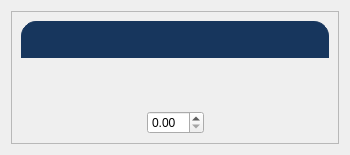
<?xml version="1.0" encoding="UTF-8"?>
<ui version="4.0">
 <class>Form</class>
 <widget class="QWidget" name="Form">
  <property name="geometry">
   <rect>
    <x>0</x>
    <y>0</y>
    <width>350</width>
    <height>155</height>
   </rect>
  </property>
  <property name="windowTitle">
   <string>Form</string>
  </property>
  <layout class="QVBoxLayout" name="verticalLayout_2">
   <item>
    <layout class="QVBoxLayout" name="verticalLayout">
     <item>
      <widget class="QFrame" name="frame">
       <property name="frameShape">
        <enum>QFrame::StyledPanel</enum>
       </property>
       <property name="frameShadow">
        <enum>QFrame::Raised</enum>
       </property>
       <layout class="QVBoxLayout" name="verticalLayout_4">
        <item>
         <layout class="QVBoxLayout" name="MainVertLayout">
          <item>
           <widget class="PyDMLabel" name="TitleLabel">
            <property name="toolTip">
             <string/>
            </property>
            <property name="styleSheet">
             <string notr="true">QLabel {
 qproperty-alignment: AlignCenter;
 border: 1px solid #FF17365D;
 border-top-left-radius: 15px;
 border-top-right-radius: 15px;
 background-color: #FF17365D;
 padding: 5px 0px;
 color: rgb(255, 255, 255);
 max-height: 25px;
 font-size: 14px;
}</string>
            </property>
            <property name="text">
             <string/>
            </property>
           </widget>
          </item>
          <item>
           <widget class="PyDMLabel" name="PyDMLabel">
            <property name="toolTip">
             <string/>
            </property>
            <property name="text">
             <string/>
            </property>
            <property name="textFormat">
             <enum>Qt::AutoText</enum>
            </property>
           </widget>
          </item>
          <item>
           <layout class="QHBoxLayout" name="horizontalLayout">
            <item>
             <spacer name="horizontalSpacer_2">
              <property name="orientation">
               <enum>Qt::Horizontal</enum>
              </property>
              <property name="sizeHint" stdset="0">
               <size>
                <width>40</width>
                <height>20</height>
               </size>
              </property>
             </spacer>
            </item>
            <item>
             <widget class="PyDMSpinbox" name="PyDMSpinbox">
              <property name="toolTip">
               <string/>
              </property>
              <property name="suffix">
               <string notr="true"/>
              </property>
              <property name="stepType">
               <enum>QAbstractSpinBox::DefaultStepType</enum>
              </property>
              <property name="showStepExponent" stdset="0">
               <bool>false</bool>
              </property>
             </widget>
            </item>
            <item>
             <spacer name="horizontalSpacer">
              <property name="orientation">
               <enum>Qt::Horizontal</enum>
              </property>
              <property name="sizeHint" stdset="0">
               <size>
                <width>40</width>
                <height>20</height>
               </size>
              </property>
             </spacer>
            </item>
           </layout>
          </item>
         </layout>
        </item>
       </layout>
      </widget>
     </item>
    </layout>
   </item>
  </layout>
 </widget>
 <customwidgets>
  <customwidget>
   <class>PyDMLabel</class>
   <extends>QLabel</extends>
   <header>pydm.widgets.label</header>
  </customwidget>
  <customwidget>
   <class>PyDMSpinbox</class>
   <extends>QDoubleSpinBox</extends>
   <header>pydm.widgets.spinbox</header>
  </customwidget>
 </customwidgets>
 <resources/>
 <connections/>
</ui>
